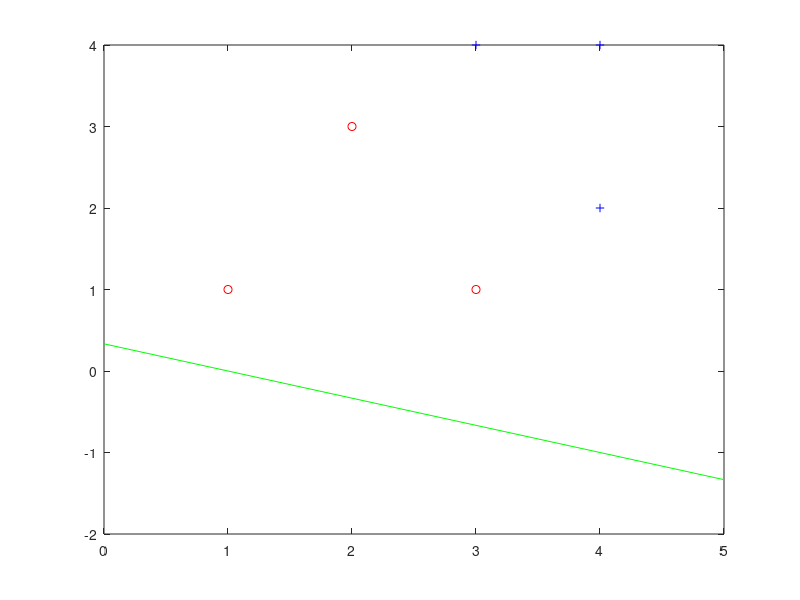

Reproduce this figure in MATLAB. (Note: this script raises an error after producing the figure.)
p=[1 3 -1];
xpos=[1 2 3; 1 3 1];
xneg=[3 4 4; 4 2 4];
x=[xpos xneg];
perm=[1 4 6 2 3 5];
x=x(:,perm);
c=[ones(1, 3) zeros(1, 3)];
c=c(perm);
xr=0:5;
plot(xpos(1,:),xpos(2,:),'or',xneg(1,:),xneg(2,:),'+b',xr,-(p(1)*xr+p(3))/p(2),'g')
pn=perc_learn(p,x,c,0.5,100);
plot(xpos(1,:),xpos(2,:),'or',xneg(1,:),xneg(2,:),'+b',xr,-(pn(1)*xr+pn(3))/pn(2),'g')